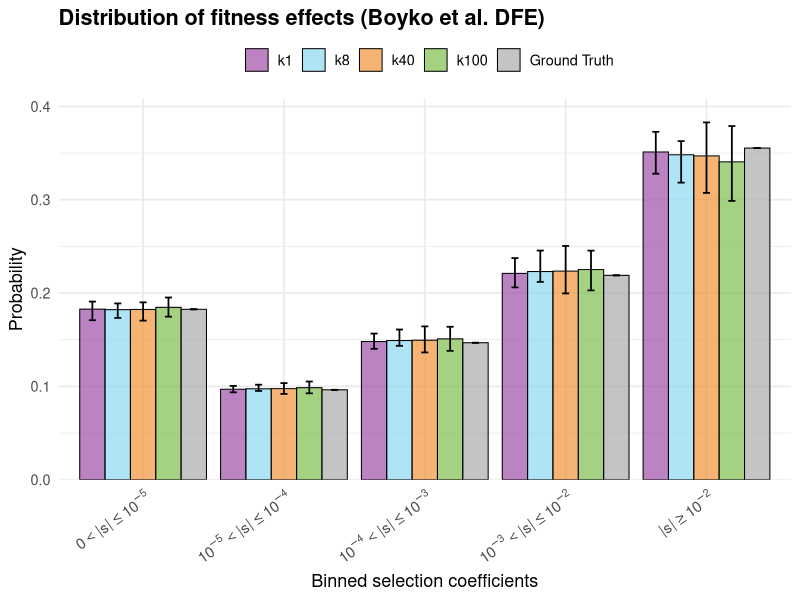

Here is the R script that generated this plot:
# Accumulated probability curve plot - Gamma DFE inference
library(tidyr)
library(dplyr)
library(ggplot2)

# ====================== BIN DEFINITION ======================
# Character version for data handling
bin_labels_char <- c("0 - <1e-5", 
                     "1e-5 - <1e-4", 
                     "1e-4 - <1e-3", 
                     "1e-3 - <1e-2", 
                     ">= 1e-2")

# Mathematical version with 's' (only for nice plotting)
bin_labels_math <- c(
  expression(0 < "|" * s * "|" ~ "\u2264" ~ 10^{-5}),
  expression(10^{-5} < "|" * s * "|" ~ "\u2264" ~ 10^{-4}),
  expression(10^{-4} < "|" * s * "|" ~ "\u2264" ~ 10^{-3}),
  expression(10^{-3} < "|" * s * "|" ~ "\u2264" ~ 10^{-2}),
  expression("|" * s * "|" ~ "\u2265" ~ 10^{-2})
)

# ====================== BIN BREAKPOINTS (NEW METHOD) ======================
# These are the exact breakpoints you requested
s <- c(1e-5, 1e-4, 1e-3, 1e-2)
TwoNs <- 2 * 10000 * s   # 2N * s with N = 10,000

# ====================== NEW PROPORTION FUNCTION ======================
# Now uses the exact pgamma breakpoints you specified (no fine binning)
calcular_proporciones <- function(alpha, scale) {
  # Cumulative probabilities at the 4 breakpoints
  cdf <- pgamma(q = TwoNs, 
                shape = alpha, 
                scale = scale, 
                lower.tail = TRUE)
  
  # Convert to the 5 bin probabilities
  bin_probs <- c(
    cdf[1],                    # bin 1: 0 to < 1e-5
    cdf[2] - cdf[1],           # bin 2: 1e-5 to < 1e-4
    cdf[3] - cdf[2],           # bin 3: 1e-4 to < 1e-3
    cdf[4] - cdf[3],           # bin 4: 1e-3 to < 1e-2
    1 - cdf[4]                 # bin 5: >= 1e-2
  )
  
  names(bin_probs) <- bin_labels_char
  return(bin_probs)
}

# ====================== READ PARAMETERS FROM CSV FILES ======================
# Four CSV files (one per model). Each file must have:
#   - Exactly 50 rows
#   - First column  = alpha
#   - Second column = scale
#   - Comma-separated (no extra columns)
#   - Files must be in your working directory

params_k1 <- read.csv("boyko_dfe_results/boykodfe_1t.csv", header = FALSE)
alpha_k1  <- params_k1[, 1]
scale_k1  <- params_k1[, 2]

params_k8 <- read.csv("boyko_dfe_results/boykodfe_8t.csv", header = FALSE)
alpha_k8  <- params_k8[, 1]
scale_k8  <- params_k8[, 2]

params_k40 <- read.csv("boyko_dfe_results/boykodfe_40t.csv", header = FALSE)
alpha_k40  <- params_k40[, 1]
scale_k40  <- params_k40[, 2]

params_k100 <- read.csv("boyko_dfe_results/boykodfe_100t.csv", header = FALSE)
alpha_k100  <- params_k100[, 1]
scale_k100  <- params_k100[, 2]


# ====================== CALCULATIONS ======================
# Direct calculation of the 5 bins (no fine binning or aggregation needed anymore)
prob_k1   <- t(sapply(1:50, function(i) calcular_proporciones(alpha_k1[i],  scale_k1[i])))
prob_k8   <- t(sapply(1:50, function(i) calcular_proporciones(alpha_k8[i],  scale_k8[i])))
prob_k40  <- t(sapply(1:50, function(i) calcular_proporciones(alpha_k40[i], scale_k40[i])))
prob_k100 <- t(sapply(1:50, function(i) calcular_proporciones(alpha_k100[i], scale_k100[i])))

# Make sure column names are correct
colnames(prob_k1)   <- bin_labels_char
colnames(prob_k8)   <- bin_labels_char
colnames(prob_k40)  <- bin_labels_char
colnames(prob_k100) <- bin_labels_char

# ====================== LONG FORMAT ======================
long_df <- bind_rows(
  as.data.frame(prob_k1)   %>% mutate(model = "k1",   replicate = 1:50),
  as.data.frame(prob_k8)   %>% mutate(model = "k8",   replicate = 1:50),
  as.data.frame(prob_k40)  %>% mutate(model = "k40",  replicate = 1:50),
  as.data.frame(prob_k100) %>% mutate(model = "k100", replicate = 1:50)
) %>%
  pivot_longer(
    cols = all_of(bin_labels_char), 
    names_to = "bin", 
    values_to = "probability"
  ) %>%
  mutate(model = factor(model, levels = c("k1", "k8", "k40", "k100")))

# Ground Truth boyko
truth_prob <- pgamma(TwoNs, shape = 0.184, scale = 3198.626)
truth <- c(truth_prob[1], truth_prob[2] - truth_prob[1], truth_prob[3] - truth_prob[2], truth_prob[4] - truth_prob[3], 1 - truth_prob[4])

truth_df <- data.frame(
  model = "Ground Truth",
  bin   = bin_labels_char,
  probability = truth
)

long_df_with_truth <- bind_rows(long_df, truth_df) %>%
  mutate(
    model = factor(model, levels = c("k1", "k8", "k40", "k100", "Ground Truth")),
    bin = factor(bin, levels = bin_labels_char)
  )

# ====================== SUMMARY ======================
summary_df <- long_df_with_truth %>%
  group_by(model, bin) %>%
  summarise(
    mean_prob = mean(probability),
    min_prob  = min(probability),
    max_prob  = max(probability),
    .groups = "drop"
  )

# ====================== FINAL PLOT ======================
p <- ggplot(summary_df, aes(x = bin, y = mean_prob, fill = model)) +
  geom_col(position = position_dodge(width = 0.9),
           color = "black", linewidth = 0.35, alpha = 0.7) +
  
  # Fixed error bars - now correctly aligned
  geom_errorbar(aes(ymin = min_prob, ymax = max_prob),
                position = position_dodge(width = 0.9),
                width = 0.25,
                linewidth = 0.6) +
  
  theme_minimal(base_size = 13) +
  labs(title = "Distribution of fitness effects (Boyko et al. DFE)",
       x = "Binned selection coefficients", 
       y = "Probability",
       fill = "") +
  theme(
    axis.text.x = element_text(angle = 35, hjust = 1, size = 11),
    legend.position = "top",
    legend.title = element_text(face = "bold"),
    plot.title = element_text(face = "bold")
  ) +
  scale_fill_manual(values = c("k1"           = "#9e4ea7",
                               "k8"           = "#8bd8f2",
                               "k40"          = "#f19437",
                               "k100"         = "#7ebe4c",
                               "Ground Truth" = "#ababab")) +
  scale_y_continuous(limits = c(0, 0.40), 
                     breaks = seq(0, 0.40, by = 0.1),
                     expand = expansion(mult = c(0, 0.02))) +
  scale_x_discrete(labels = bin_labels_math)

# ====================== SAVE PLOT ======================
ggsave(filename = "Gamma_boykoDFE_inference.pdf",
       plot = p,
       width = 10,
       height = 7,
       dpi = 300,
       device = "pdf")

print("Plot saved successfully as Gamma_boykoDFE_inference.pdf")
